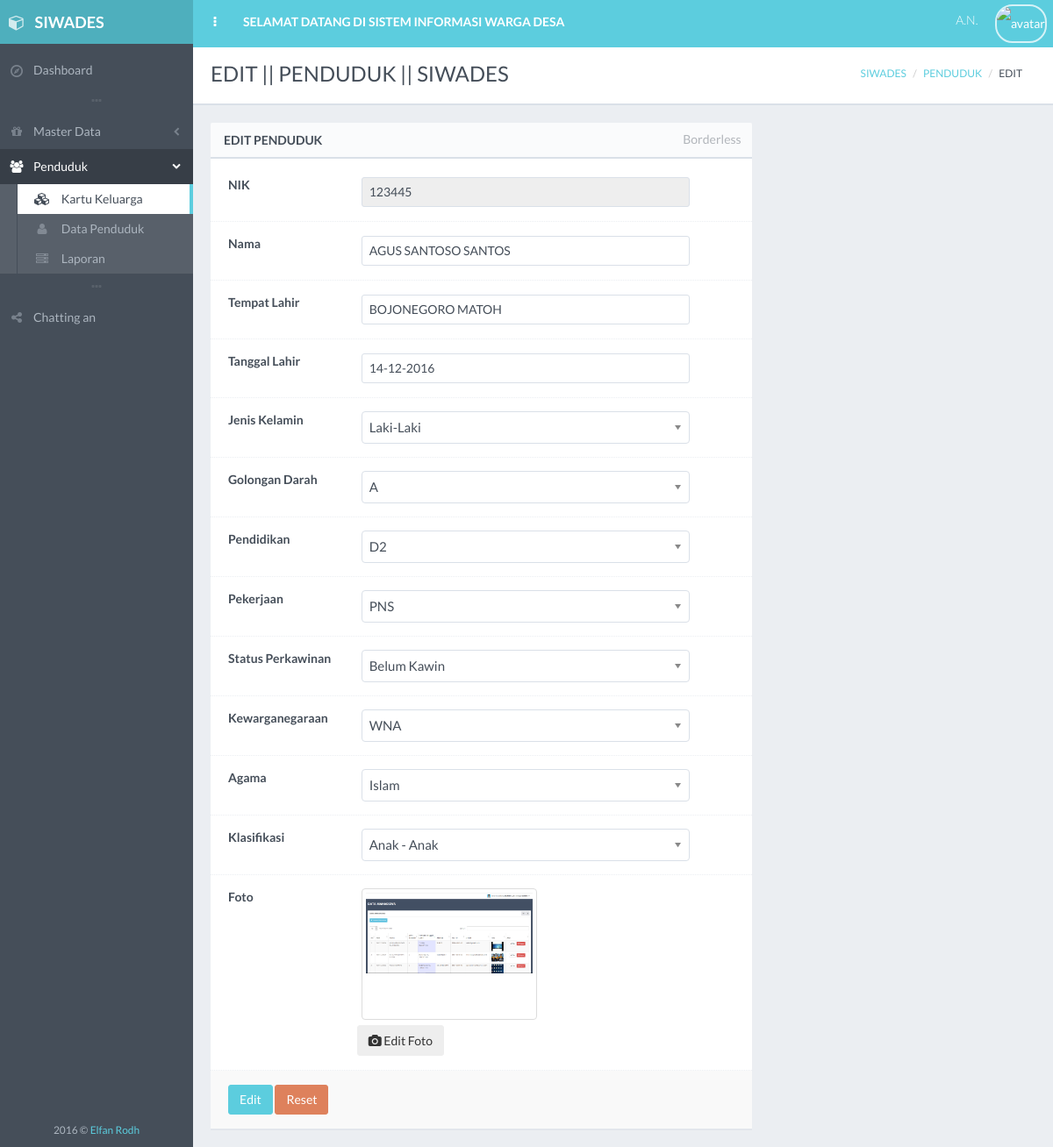
The page /penduduk/edit.php?edit=123445 on the database its author committed.
### tables this page shows
CREATE TABLE `penduduk` (
  `nik` varchar(100) NOT NULL,
  `nama` varchar(150) DEFAULT NULL,
  `tempat_lahir` varchar(50) DEFAULT NULL,
  `tanggal_lahir` varchar(10) DEFAULT NULL,
  `jk` enum('L','P') DEFAULT NULL,
  `golongan_darah` varchar(5) DEFAULT NULL,
  `pekerjaan` text,
  `pendidikan` varchar(10) NOT NULL,
  `status_perkawinan` enum('KAWIN','BELUM KAWIN') NOT NULL,
  `kewarganegaraan` varchar(50) DEFAULT NULL,
  `id_agama` varchar(30) DEFAULT NULL,
  `id_klasifikasi` varchar(20) NOT NULL,
  `no_kk` varchar(50) DEFAULT NULL,
  `foto` text,
  `about` text,
  `username` varchar(20) NOT NULL,
  `password` text NOT NULL,
  `status` int(1) DEFAULT NULL
);

CREATE TABLE `agama` (
  `id_agama` varchar(10) NOT NULL,
  `nama_agama` varchar(30) DEFAULT NULL,
  `status` int(1) DEFAULT NULL
);

CREATE TABLE `klasifikasi` (
  `id_klasifikasi` varchar(10) NOT NULL DEFAULT '',
  `nama_klasifikasi` varchar(50) DEFAULT NULL,
  `status` int(1) DEFAULT NULL
);

### koneksi.php (called while the page is built)
<?php
	$_mysqli = new mysqli("localhost","root","","siwades");
	return $_mysqli;
 ?>

### penduduk/penduduk.php (called while the page is built, shortened)
<?php
class Penduduk
{
    public function get_agama(){
        include ('../koneksi.php');
        $agama = $_mysqli->query("SELECT * FROM agama");
        return $agama;
    }
    public function get_klasifikasi(){
        include ('../koneksi.php');
        $klasifikasi = $_mysqli->query("SELECT * FROM klasifikasi");
        return $klasifikasi;
    }
    public function get_kk(){
        include ('../koneksi.php');
        $kk = $_mysqli->query("SELECT * FROM kk, penduduk WHERE kk.kepala_keluarga = penduduk.nik");
        return $kk;
    }
    public function edit(){
        $nik = $_GET['edit'];
        include ('../koneksi.php');
        $ag = $_mysqli->query("SELECT * FROM penduduk WHERE nik = '$nik'");
        $penduduk = mysqli_fetch_array($ag);
        return $penduduk;
    }
}
 ?>

### penduduk/edit.php (the view, shortened to what this page needs)
<!DOCTYPE html>
<?php
include ('penduduk.php');
$new = new Penduduk();
$agama = $new->get_agama();
$klasifikasi = $new->get_klasifikasi();
if (isset($_GET['edit'])) {
    $edit = $new->edit();
}
$title = "EDIT || PENDUDUK || SIWADES";
 ?>
 <html class="no-js" lang="en">
    <head>
        <link rel="stylesheet" href="../assets/css/bootstrap.min.css">
        <link rel="stylesheet" href="../assets/css/plugins.css">
        <link rel="stylesheet" href="../assets/css/main.css">
        <link rel="stylesheet" href="../assets/css/themes.css">
        <link rel="stylesheet" type="text/css" href="../assets/css/bootstrap-fileupload.min.css" />
    </head>
    <body>
        <div id="page-wrapper" class="page-loading">
            <div id="page-container" class="header-fixed-top sidebar-visible-lg-full">
                <div id="main-container">
                    <header class="navbar navbar-inverse navbar-fixed-top">
                        <ul class="nav navbar-nav-custom">
                            <li>
                                <a href="javascript:void(0)" onclick="App.sidebar('toggle-sidebar');this.blur();">
                                    <i class="fa fa-ellipsis-v fa-fw animation-fadeInRight" id="sidebar-toggle-mini"></i>
                                </a>
                            </li>
                            <li class="hidden-xs animation-fadeInQuick">
                                <a href="../pilihan.php"><strong>SELAMAT DATANG DI SISTEM INFORMASI WARGA DESA</strong></a>
                            </li>
                        </ul>
                        <ul class="nav navbar-nav-custom pull-right">
                        </ul>
                    </header>
                    <div id="page-content">
                        <div class="content-header">
                            <div class="row">
                                <div class="col-sm-6">
                                    <div class="header-section">
                                        <h1><?php echo $title; ?></h1>
                                    </div>
                                </div>
                                <div class="col-sm-6 hidden-xs">
                                    <div class="header-section">
                                        <ul class="breadcrumb breadcrumb-top">
                                            <li><a href="../dashboard">SIWADES</a></li>
                                            <li><a href="../pilihan.php?menu=3">PENDUDUK</a></li>
                                            <li>EDIT</li>
                                        </ul>
                                    </div>
                                </div>
                            </div>
                        </div>
                        <div class="row">
                        <div class="col-md-8">
                        <div class="block">
                            <div class="block-title">
                                <div class="block-options pull-right">
                                    <a href="javascript:void(0)" class="btn btn-effect-ripple btn-default toggle-bordered enable-tooltip" data-toggle="button" title="Toggles .form-bordered class">Borderless</a>
                                </div>
                                <h2>Edit Penduduk</h2>
                            </div>
                            <form action="edit.php?id<?php echo $edit['nik']; ?>" method="post" class="form-horizontal form-bordered" enctype="multipart/form-data">
                                <div class="form-group">
                                    <label class="col-md-3">NIK</label>
                                    <div class="col-md-8">
                                        <input type="text" name="nik" class="form-control" value="<?php echo $edit['nik'] ?>" readonly>
                                    </div>
                                </div>
                                <div class="form-group">
                                    <label class="col-md-3">Nama</label>
                                    <div class="col-md-8">
                                        <input type="text" name="nama" class="form-control" value="<?php echo $edit['nama']; ?>">
                                    </div>
                                </div>
                                <div class="form-group">
                                    <label class="col-md-3">Tempat Lahir</label>
                                    <div class="col-md-8">
                                        <input type="text" name="tempat_lahir" class="form-control" value="<?php echo $edit['tempat_lahir'] ?>">
                                    </div>
                                </div>
                                <div class="form-group">
                                    <label class="col-md-3">Tanggal Lahir</label>
                                    <div class="col-md-8">
                                        <input id="example-datepicker3" type="text" name="tanggal_lahir" class="form-control input-datepicker" data-date-format="dd-mm-yyyy" value="<?php echo $edit['tanggal_lahir'] ?>">
                                    </div>
                                </div>
                                <div class="form-group">
                                    <label class="col-md-3">Jenis Kelamin</label>
                                    <div class="col-md-8">
                                        <select name="jk" id="example-chosen" class="select-chosen">
                                            <option value="L" <?php if($edit['jk'] == "L"){echo "selected";} ?>>Laki-Laki</option>
                                        </select>
                                    </div>
                                </div>
                                <div class="form-group">
                                    <label class="col-md-3">Golongan Darah</label>
                                    <div class="col-md-8">
                                        <select name="golongan_darah" id="example-chosen" class="select-chosen" required>
                                            <option value="A" <?php if($edit['golongan_darah'] == "A"){echo "selected";} ?>>A</option>
                                        </select>
                                    </div>
                                </div>
                                <div class="form-group">
                                    <label class="col-md-3">Pendidikan</label>
                                    <div class="col-md-8">
                                        <select name="pendidikan" id="example-chosen" class="select-chosen" required>
                                            <option value="D2" <?php if($edit['pendidikan'] == "D2"){echo "selected";} ?>>D2</option>
                                        </select>
                                    </div>
                                </div>
                                <div class="form-group">
                                    <label class="col-md-3">Pekerjaan</label>
                                    <div class="col-md-8">
                                        <select name="pekerjaan" id="example-chosen" class="select-chosen" required>
                                            <option value="PNS" <?php if($edit['pekerjaan'] == "PNS"){echo "selected";}?>>PNS</option>
                                        </select>
                                    </div>
                                </div>
                                <div class="form-group">
                                    <label class="col-md-3">Status Perkawinan</label>
                                    <div class="col-md-8">
                                        <select name="status_perkawinan" id="example-chosen" class="select-chosen" required>
                                            <option value="BELUM KAWIN" <?php if($edit['status_perkawinan'] == "BELUM KAWIN"){echo "selected";} ?>>Belum Kawin</option>
                                        </select>
                                    </div>
                                </div>
                                <div class="form-group">
                                    <label class="col-md-3">Kewarganegaraan</label>
                                    <div class="col-md-8">
                                        <select name="kewarganegaraan" id="example-chosen" class="select-chosen" required>
                                            <option value="WNA" <?php if($edit['kewarganegaraan'] == "WNA"){echo "selected";} ?>>WNA</option>
                                        </select>
                                    </div>
                                </div>
                                <div class="form-group">
                                    <label class="col-md-3">Agama</label>
                                    <div class="col-md-8">
                                        <select name="id_agama" id="example-chosen" class="select-chosen" required>
                                            <?php foreach($agama as $row): ?>
                                            <option value="<?php echo $row['id_agama'] ?>" <?php if($row['id_agama'] == $edit['id_agama']){echo "selected";} ?>><?php echo $row['nama_agama'] ?></option>
                                            <?php endforeach; ?>
                                        </select>
                                    </div>
                                </div>
                                <div class="form-group">
                                    <label class="col-md-3">Klasifikasi</label>
                                    <div class="col-md-8">
                                        <select name="id_klasifikasi" id="example-chosen" class="select-chosen" required>
                                        <?php foreach($klasifikasi as $rows): ?>
                                            <option value="<?php echo $rows['id_klasifikasi'] ?>" <?php if($rows['id_klasifikasi'] == $edit['id_klasifikasi']){echo "selected";} ?>><?php echo $rows['nama_klasifikasi'] ?></option>
                                        <?php endforeach; ?>
                                        </select>
                                    </div>
                                </div>
                                <?php
                                    include('../koneksi.php');
                                ?>
                                <div class="form-group">
                                    <label class="col-md-3">Foto</label>
                                    <div class="col-md-8">
                                        <div class="fileupload fileupload-new" data-provides="fileupload">
                                            <div class="fileupload-new thumbnail" style="width: 200px; height: 150px;">
                                                <img src="../foto/<?php echo $edit['foto'] ?>" alt=""/>
                                            </div>
                                            <div>
                                                   <span class="btn btn-default btn-file">
                                                   <span class="fileupload-new"><i class="fa fa-camera"></i> Edit Foto</span>
                                                   </span>
                                            </div>
                                        </div>
                                    </div>
                                </div>
                                <div class="form-group form-actions">
                                    <div class="col-md-12">
                                        <button type="submit" name="edit_proses" class="btn btn-effect-ripple btn-primary">Edit</button>
                                        <button type="reset" class="btn btn-effect-ripple btn-danger">Reset</button>
                                    </div>
                                </div>
                            </form>
                        </div>
                        </div>
                        </div>
                    </div>
                </div>
            </div>
        </div>
    </body>
</html>

### rows shown on the page
penduduk: nik "123445", nama "AGUS SANTOSO SANTOS", tempat_lahir "BOJONEGORO MATOH", tanggal_lahir "14-12-2016", foto (picture)
agama: nama_agama "Islam"
klasifikasi: nama_klasifikasi "Anak - Anak"

### other values the page prints
$title "EDIT || PENDUDUK || SIWADES"
